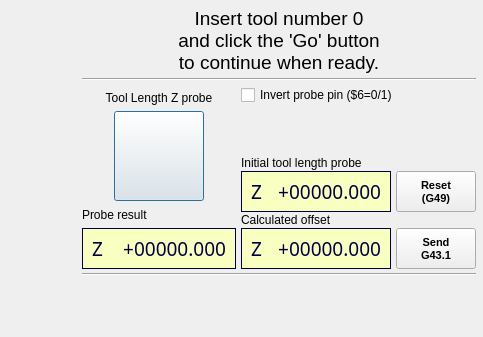
<?xml version="1.0" encoding="UTF-8"?>
<ui version="4.0">
 <comment>

 Copyright 2018-2022 Gauthier Brière (gauthier.briere &quot;at&quot; gmail.com)

 This file is part of cn5X

 cn5X is free software: you can redistribute it and/or modify it
  under the terms of the GNU General Public License as published by
 the Free Software Foundation, either version 3 of the License, or
 (at your option) any later version.

 cn5X is distributed in the hope that it will be useful, but
 WITHOUT ANY WARRANTY; without even the implied warranty of
 MERCHANTABILITY or FITNESS FOR A PARTICULAR PURPOSE.  See the
 GNU General Public License for more details.

 You should have received a copy of the GNU General Public License
 along with this program.  If not, see http://www.gnu.org/licenses/.

 </comment>
 <class>dlgToolChange</class>
 <widget class="QDialog" name="dlgToolChange">
  <property name="geometry">
   <rect>
    <x>0</x>
    <y>0</y>
    <width>483</width>
    <height>337</height>
   </rect>
  </property>
  <property name="sizePolicy">
   <sizepolicy hsizetype="Fixed" vsizetype="Fixed">
    <horstretch>0</horstretch>
    <verstretch>0</verstretch>
   </sizepolicy>
  </property>
  <property name="windowTitle">
   <string>Tool change</string>
  </property>
  <property name="windowIcon">
   <iconset resource="cn5X.qrc">
    <normaloff>:/cn5X/images/XYZAB.svg</normaloff>:/cn5X/images/XYZAB.svg</iconset>
  </property>
  <layout class="QHBoxLayout" name="horizontalLayout_3">
   <property name="spacing">
    <number>0</number>
   </property>
   <property name="leftMargin">
    <number>7</number>
   </property>
   <property name="topMargin">
    <number>7</number>
   </property>
   <property name="rightMargin">
    <number>7</number>
   </property>
   <property name="bottomMargin">
    <number>7</number>
   </property>
   <item>
    <widget class="QWidget" name="widget" native="true">
     <layout class="QVBoxLayout" name="verticalLayout_2" stretch="1,0,3">
      <property name="spacing">
       <number>0</number>
      </property>
      <property name="leftMargin">
       <number>0</number>
      </property>
      <property name="topMargin">
       <number>0</number>
      </property>
      <property name="rightMargin">
       <number>0</number>
      </property>
      <property name="bottomMargin">
       <number>0</number>
      </property>
      <item>
       <spacer name="verticalSpacer_2">
        <property name="orientation">
         <enum>Qt::Vertical</enum>
        </property>
        <property name="sizeHint" stdset="0">
         <size>
          <width>0</width>
          <height>0</height>
         </size>
        </property>
       </spacer>
      </item>
      <item>
       <widget class="QLabel" name="label_2">
        <property name="sizePolicy">
         <sizepolicy hsizetype="Fixed" vsizetype="Fixed">
          <horstretch>0</horstretch>
          <verstretch>0</verstretch>
         </sizepolicy>
        </property>
        <property name="minimumSize">
         <size>
          <width>75</width>
          <height>150</height>
         </size>
        </property>
        <property name="text">
         <string/>
        </property>
        <property name="pixmap">
         <pixmap resource="cn5X.qrc">:/cn5X/images/fraise.svg</pixmap>
        </property>
        <property name="scaledContents">
         <bool>true</bool>
        </property>
       </widget>
      </item>
      <item>
       <spacer name="verticalSpacer">
        <property name="orientation">
         <enum>Qt::Vertical</enum>
        </property>
        <property name="sizeHint" stdset="0">
         <size>
          <width>0</width>
          <height>0</height>
         </size>
        </property>
       </spacer>
      </item>
     </layout>
    </widget>
   </item>
   <item>
    <widget class="QWidget" name="widget" native="true">
     <layout class="QVBoxLayout" name="verticalLayout">
      <property name="spacing">
       <number>4</number>
      </property>
      <property name="leftMargin">
       <number>0</number>
      </property>
      <property name="topMargin">
       <number>0</number>
      </property>
      <property name="rightMargin">
       <number>0</number>
      </property>
      <property name="bottomMargin">
       <number>0</number>
      </property>
      <item>
       <widget class="QLabel" name="lblMessage">
        <property name="sizePolicy">
         <sizepolicy hsizetype="Expanding" vsizetype="Expanding">
          <horstretch>0</horstretch>
          <verstretch>0</verstretch>
         </sizepolicy>
        </property>
        <property name="font">
         <font>
          <pointsize>14</pointsize>
         </font>
        </property>
        <property name="text">
         <string>Insert tool number 0
and click the 'Go' button
to continue when ready.</string>
        </property>
        <property name="alignment">
         <set>Qt::AlignCenter</set>
        </property>
       </widget>
      </item>
      <item>
       <widget class="Line" name="line">
        <property name="orientation">
         <enum>Qt::Horizontal</enum>
        </property>
       </widget>
      </item>
      <item>
       <widget class="QWidget" name="qwProbe" native="true">
        <layout class="QHBoxLayout" name="horizontalLayout_2">
         <property name="spacing">
          <number>5</number>
         </property>
         <property name="leftMargin">
          <number>0</number>
         </property>
         <property name="topMargin">
          <number>0</number>
         </property>
         <property name="rightMargin">
          <number>0</number>
         </property>
         <property name="bottomMargin">
          <number>0</number>
         </property>
         <item>
          <widget class="QWidget" name="widget" native="true">
           <property name="minimumSize">
            <size>
             <width>150</width>
             <height>0</height>
            </size>
           </property>
           <layout class="QGridLayout" name="gridLayout">
            <property name="leftMargin">
             <number>0</number>
            </property>
            <property name="topMargin">
             <number>0</number>
            </property>
            <property name="rightMargin">
             <number>0</number>
            </property>
            <property name="bottomMargin">
             <number>0</number>
            </property>
            <property name="horizontalSpacing">
             <number>0</number>
            </property>
            <property name="verticalSpacing">
             <number>1</number>
            </property>
            <item row="0" column="0" colspan="3">
             <widget class="QLabel" name="label_27">
              <property name="toolTip">
               <string>Last Z probe measurement</string>
              </property>
              <property name="text">
               <string>Tool Length Z probe</string>
              </property>
              <property name="alignment">
               <set>Qt::AlignCenter</set>
              </property>
             </widget>
            </item>
            <item row="1" column="0">
             <spacer name="horizontalSpacer_2">
              <property name="orientation">
               <enum>Qt::Horizontal</enum>
              </property>
              <property name="sizeHint" stdset="0">
               <size>
                <width>28</width>
                <height>20</height>
               </size>
              </property>
             </spacer>
            </item>
            <item row="1" column="1">
             <widget class="cnQPushButton" name="btnProbeZ">
              <property name="sizePolicy">
               <sizepolicy hsizetype="Fixed" vsizetype="Fixed">
                <horstretch>0</horstretch>
                <verstretch>0</verstretch>
               </sizepolicy>
              </property>
              <property name="minimumSize">
               <size>
                <width>90</width>
                <height>90</height>
               </size>
              </property>
              <property name="maximumSize">
               <size>
                <width>90</width>
                <height>90</height>
               </size>
              </property>
              <property name="cursor">
               <cursorShape>PointingHandCursor</cursorShape>
              </property>
              <property name="toolTip">
               <string>Run probe in Z- direction.</string>
              </property>
              <property name="icon">
               <iconset resource="cn5X.qrc">
                <normaloff>:/cn5X/images/btnProbeZ-.svg</normaloff>:/cn5X/images/btnProbeZ-.svg</iconset>
              </property>
              <property name="iconSize">
               <size>
                <width>90</width>
                <height>90</height>
               </size>
              </property>
             </widget>
            </item>
            <item row="1" column="2">
             <spacer name="horizontalSpacer_3">
              <property name="orientation">
               <enum>Qt::Horizontal</enum>
              </property>
              <property name="sizeHint" stdset="0">
               <size>
                <width>28</width>
                <height>20</height>
               </size>
              </property>
             </spacer>
            </item>
            <item row="2" column="0" colspan="2">
             <widget class="QLabel" name="label_26">
              <property name="toolTip">
               <string>Last Z probe measurement</string>
              </property>
              <property name="text">
               <string>Probe result</string>
              </property>
             </widget>
            </item>
            <item row="3" column="0" colspan="3">
             <widget class="QFrame" name="qfProbeZResult">
              <property name="sizePolicy">
               <sizepolicy hsizetype="Expanding" vsizetype="Fixed">
                <horstretch>0</horstretch>
                <verstretch>0</verstretch>
               </sizepolicy>
              </property>
              <property name="minimumSize">
               <size>
                <width>150</width>
                <height>0</height>
               </size>
              </property>
              <property name="toolTip">
               <string>Last Z probe measurement</string>
              </property>
              <property name="styleSheet">
               <string notr="true">background-color: rgb(248, 255, 192);
color: rgb(0, 0, 63);</string>
              </property>
              <property name="frameShape">
               <enum>QFrame::Box</enum>
              </property>
              <layout class="QHBoxLayout" name="horizontalLayout_26">
               <property name="spacing">
                <number>6</number>
               </property>
               <property name="leftMargin">
                <number>9</number>
               </property>
               <property name="topMargin">
                <number>6</number>
               </property>
               <property name="rightMargin">
                <number>9</number>
               </property>
               <property name="bottomMargin">
                <number>6</number>
               </property>
               <item>
                <widget class="QLabel" name="lblLblPosZ_2">
                 <property name="sizePolicy">
                  <sizepolicy hsizetype="Expanding" vsizetype="Fixed">
                   <horstretch>1</horstretch>
                   <verstretch>0</verstretch>
                  </sizepolicy>
                 </property>
                 <property name="font">
                  <font>
                   <family>LED Calculator</family>
                   <pointsize>14</pointsize>
                  </font>
                 </property>
                 <property name="contextMenuPolicy">
                  <enum>Qt::CustomContextMenu</enum>
                 </property>
                 <property name="toolTip">
                  <string>Last Z probe measurement</string>
                 </property>
                 <property name="text">
                  <string notr="true">Z</string>
                 </property>
                </widget>
               </item>
               <item>
                <widget class="QLabel" name="lblLastProbZ">
                 <property name="sizePolicy">
                  <sizepolicy hsizetype="MinimumExpanding" vsizetype="Fixed">
                   <horstretch>3</horstretch>
                   <verstretch>0</verstretch>
                  </sizepolicy>
                 </property>
                 <property name="font">
                  <font>
                   <family>LED Calculator</family>
                   <pointsize>14</pointsize>
                  </font>
                 </property>
                 <property name="contextMenuPolicy">
                  <enum>Qt::CustomContextMenu</enum>
                 </property>
                 <property name="toolTip">
                  <string>Last Z probe measurement</string>
                 </property>
                 <property name="text">
                  <string notr="true">+00000.000</string>
                 </property>
                 <property name="alignment">
                  <set>Qt::AlignRight|Qt::AlignTrailing|Qt::AlignVCenter</set>
                 </property>
                </widget>
               </item>
              </layout>
             </widget>
            </item>
           </layout>
          </widget>
         </item>
         <item>
          <widget class="QWidget" name="widget" native="true">
           <layout class="QGridLayout" name="gridLayout_2">
            <property name="leftMargin">
             <number>0</number>
            </property>
            <property name="topMargin">
             <number>0</number>
            </property>
            <property name="rightMargin">
             <number>0</number>
            </property>
            <property name="bottomMargin">
             <number>0</number>
            </property>
            <property name="horizontalSpacing">
             <number>5</number>
            </property>
            <property name="verticalSpacing">
             <number>1</number>
            </property>
            <item row="4" column="0">
             <widget class="QLabel" name="label_37">
              <property name="toolTip">
               <string>Tool Z offset to use</string>
              </property>
              <property name="text">
               <string>Calculated offset</string>
              </property>
             </widget>
            </item>
            <item row="5" column="0" colspan="2">
             <widget class="QFrame" name="qfProbeZResult_11">
              <property name="sizePolicy">
               <sizepolicy hsizetype="Expanding" vsizetype="Fixed">
                <horstretch>0</horstretch>
                <verstretch>0</verstretch>
               </sizepolicy>
              </property>
              <property name="minimumSize">
               <size>
                <width>150</width>
                <height>0</height>
               </size>
              </property>
              <property name="toolTip">
               <string>Tool Z offset to use</string>
              </property>
              <property name="styleSheet">
               <string notr="true">background-color: rgb(248, 255, 192);
color: rgb(0, 0, 63);</string>
              </property>
              <property name="frameShape">
               <enum>QFrame::Box</enum>
              </property>
              <layout class="QHBoxLayout" name="horizontalLayout_30">
               <property name="spacing">
                <number>6</number>
               </property>
               <property name="leftMargin">
                <number>9</number>
               </property>
               <property name="topMargin">
                <number>6</number>
               </property>
               <property name="rightMargin">
                <number>9</number>
               </property>
               <property name="bottomMargin">
                <number>6</number>
               </property>
               <item>
                <widget class="QLabel" name="lblLblPosZ_12">
                 <property name="sizePolicy">
                  <sizepolicy hsizetype="Expanding" vsizetype="Fixed">
                   <horstretch>1</horstretch>
                   <verstretch>0</verstretch>
                  </sizepolicy>
                 </property>
                 <property name="font">
                  <font>
                   <family>LED Calculator</family>
                   <pointsize>14</pointsize>
                  </font>
                 </property>
                 <property name="contextMenuPolicy">
                  <enum>Qt::CustomContextMenu</enum>
                 </property>
                 <property name="toolTip">
                  <string>Tool Z offset to use</string>
                 </property>
                 <property name="text">
                  <string notr="true">Z</string>
                 </property>
                </widget>
               </item>
               <item>
                <widget class="QLabel" name="lblToolOffset">
                 <property name="sizePolicy">
                  <sizepolicy hsizetype="MinimumExpanding" vsizetype="Fixed">
                   <horstretch>3</horstretch>
                   <verstretch>0</verstretch>
                  </sizepolicy>
                 </property>
                 <property name="font">
                  <font>
                   <family>LED Calculator</family>
                   <pointsize>14</pointsize>
                  </font>
                 </property>
                 <property name="contextMenuPolicy">
                  <enum>Qt::CustomContextMenu</enum>
                 </property>
                 <property name="toolTip">
                  <string>Tool Z offset to use</string>
                 </property>
                 <property name="text">
                  <string notr="true">+00000.000</string>
                 </property>
                 <property name="alignment">
                  <set>Qt::AlignRight|Qt::AlignTrailing|Qt::AlignVCenter</set>
                 </property>
                </widget>
               </item>
              </layout>
             </widget>
            </item>
            <item row="1" column="1">
             <spacer name="verticalSpacer_3">
              <property name="orientation">
               <enum>Qt::Vertical</enum>
              </property>
              <property name="sizeHint" stdset="0">
               <size>
                <width>20</width>
                <height>50</height>
               </size>
              </property>
             </spacer>
            </item>
            <item row="3" column="0" colspan="2">
             <widget class="QFrame" name="qfProbeZResult_10">
              <property name="sizePolicy">
               <sizepolicy hsizetype="Expanding" vsizetype="Fixed">
                <horstretch>0</horstretch>
                <verstretch>0</verstretch>
               </sizepolicy>
              </property>
              <property name="minimumSize">
               <size>
                <width>150</width>
                <height>0</height>
               </size>
              </property>
              <property name="toolTip">
               <string>Initial Z coordinate of tool tip probe</string>
              </property>
              <property name="styleSheet">
               <string notr="true">background-color: rgb(248, 255, 192);
color: rgb(0, 0, 63);</string>
              </property>
              <property name="frameShape">
               <enum>QFrame::Box</enum>
              </property>
              <layout class="QHBoxLayout" name="horizontalLayout_29">
               <property name="spacing">
                <number>6</number>
               </property>
               <property name="leftMargin">
                <number>9</number>
               </property>
               <property name="topMargin">
                <number>6</number>
               </property>
               <property name="rightMargin">
                <number>9</number>
               </property>
               <property name="bottomMargin">
                <number>6</number>
               </property>
               <item>
                <widget class="QLabel" name="lblLblPosZ_11">
                 <property name="sizePolicy">
                  <sizepolicy hsizetype="Expanding" vsizetype="Fixed">
                   <horstretch>1</horstretch>
                   <verstretch>0</verstretch>
                  </sizepolicy>
                 </property>
                 <property name="font">
                  <font>
                   <family>LED Calculator</family>
                   <pointsize>14</pointsize>
                  </font>
                 </property>
                 <property name="contextMenuPolicy">
                  <enum>Qt::CustomContextMenu</enum>
                 </property>
                 <property name="toolTip">
                  <string>Initial Z coordinate of tool tip probe</string>
                 </property>
                 <property name="text">
                  <string notr="true">Z</string>
                 </property>
                </widget>
               </item>
               <item>
                <widget class="QLabel" name="lblInitToolLength">
                 <property name="sizePolicy">
                  <sizepolicy hsizetype="MinimumExpanding" vsizetype="Fixed">
                   <horstretch>3</horstretch>
                   <verstretch>0</verstretch>
                  </sizepolicy>
                 </property>
                 <property name="font">
                  <font>
                   <family>LED Calculator</family>
                   <pointsize>14</pointsize>
                  </font>
                 </property>
                 <property name="contextMenuPolicy">
                  <enum>Qt::CustomContextMenu</enum>
                 </property>
                 <property name="toolTip">
                  <string>Initial Z coordinate of tool tip probe</string>
                 </property>
                 <property name="text">
                  <string notr="true">+00000.000</string>
                 </property>
                 <property name="alignment">
                  <set>Qt::AlignRight|Qt::AlignTrailing|Qt::AlignVCenter</set>
                 </property>
                </widget>
               </item>
              </layout>
             </widget>
            </item>
            <item row="3" column="2">
             <widget class="QPushButton" name="btnG49">
              <property name="sizePolicy">
               <sizepolicy hsizetype="Preferred" vsizetype="Preferred">
                <horstretch>0</horstretch>
                <verstretch>0</verstretch>
               </sizepolicy>
              </property>
              <property name="font">
               <font>
                <pointsize>8</pointsize>
                <weight>75</weight>
                <bold>true</bold>
               </font>
              </property>
              <property name="cursor">
               <cursorShape>PointingHandCursor</cursorShape>
              </property>
              <property name="toolTip">
               <string>Reset initial result to last Z probe result and cancel tool offset (send G49)</string>
              </property>
              <property name="text">
               <string>Reset
(G49)</string>
              </property>
              <property name="iconSize">
               <size>
                <width>0</width>
                <height>0</height>
               </size>
              </property>
             </widget>
            </item>
            <item row="2" column="0" colspan="2">
             <widget class="QLabel" name="label_36">
              <property name="toolTip">
               <string>Initial Z coordinate of tool tip probe</string>
              </property>
              <property name="text">
               <string>Initial tool length probe</string>
              </property>
             </widget>
            </item>
            <item row="5" column="2">
             <widget class="QPushButton" name="btnG43_1">
              <property name="sizePolicy">
               <sizepolicy hsizetype="Preferred" vsizetype="Preferred">
                <horstretch>0</horstretch>
                <verstretch>0</verstretch>
               </sizepolicy>
              </property>
              <property name="font">
               <font>
                <pointsize>8</pointsize>
                <weight>75</weight>
                <bold>true</bold>
               </font>
              </property>
              <property name="cursor">
               <cursorShape>PointingHandCursor</cursorShape>
              </property>
              <property name="toolTip">
               <string>Set new tool length offset (G43.1) with the last measure</string>
              </property>
              <property name="text">
               <string>Send
G43.1</string>
              </property>
             </widget>
            </item>
            <item row="0" column="0" colspan="3">
             <widget class="QCheckBox" name="chkInvertProbePin">
              <property name="toolTip">
               <string>Check/Uncheck to invert the probe pin logic:
- Unchecked: probe pin normaly open,
- Checked: probe pin normaly close.</string>
              </property>
              <property name="text">
               <string>Invert probe pin ($6=0/1)</string>
              </property>
             </widget>
            </item>
           </layout>
          </widget>
         </item>
        </layout>
       </widget>
      </item>
      <item>
       <widget class="Line" name="line_2">
        <property name="orientation">
         <enum>Qt::Horizontal</enum>
        </property>
       </widget>
      </item>
      <item>
       <widget class="QWidget" name="qwButtons" native="true">
        <layout class="QHBoxLayout" name="horizontalLayout">
         <property name="leftMargin">
          <number>0</number>
         </property>
         <property name="topMargin">
          <number>0</number>
         </property>
         <property name="rightMargin">
          <number>0</number>
         </property>
         <property name="bottomMargin">
          <number>0</number>
         </property>
         <item>
          <spacer name="horizontalSpacer">
           <property name="orientation">
            <enum>Qt::Horizontal</enum>
           </property>
           <property name="sizeHint" stdset="0">
            <size>
             <width>266</width>
             <height>20</height>
            </size>
           </property>
          </spacer>
         </item>
         <item>
          <widget class="cnQPushButton" name="btnGo">
           <property name="sizePolicy">
            <sizepolicy hsizetype="Fixed" vsizetype="Fixed">
             <horstretch>0</horstretch>
             <verstretch>0</verstretch>
            </sizepolicy>
           </property>
           <property name="minimumSize">
            <size>
             <width>50</width>
             <height>50</height>
            </size>
           </property>
           <property name="maximumSize">
            <size>
             <width>50</width>
             <height>50</height>
            </size>
           </property>
           <property name="cursor">
            <cursorShape>PointingHandCursor</cursorShape>
           </property>
           <property name="toolTip">
            <string>Continue with new tool</string>
           </property>
           <property name="styleSheet">
            <string notr="true">border-radius: 25;</string>
           </property>
           <property name="text">
            <string/>
           </property>
           <property name="icon">
            <iconset resource="cn5X.qrc">
             <normaloff>:/cn5X/images/btnGo.svg</normaloff>:/cn5X/images/btnGo.svg</iconset>
           </property>
           <property name="iconSize">
            <size>
             <width>50</width>
             <height>50</height>
            </size>
           </property>
          </widget>
         </item>
         <item>
          <widget class="cnQPushButton" name="btnStop">
           <property name="sizePolicy">
            <sizepolicy hsizetype="Fixed" vsizetype="Fixed">
             <horstretch>0</horstretch>
             <verstretch>0</verstretch>
            </sizepolicy>
           </property>
           <property name="minimumSize">
            <size>
             <width>50</width>
             <height>50</height>
            </size>
           </property>
           <property name="maximumSize">
            <size>
             <width>16777215</width>
             <height>16777215</height>
            </size>
           </property>
           <property name="cursor">
            <cursorShape>PointingHandCursor</cursorShape>
           </property>
           <property name="toolTip">
            <string>Stop current job</string>
           </property>
           <property name="styleSheet">
            <string notr="true">border-radius: 25;</string>
           </property>
           <property name="text">
            <string/>
           </property>
           <property name="icon">
            <iconset resource="cn5X.qrc">
             <normaloff>:/cn5X/images/btnStop.svg</normaloff>:/cn5X/images/btnStop.svg</iconset>
           </property>
           <property name="iconSize">
            <size>
             <width>50</width>
             <height>50</height>
            </size>
           </property>
          </widget>
         </item>
        </layout>
       </widget>
      </item>
     </layout>
    </widget>
   </item>
  </layout>
 </widget>
 <customwidgets>
  <customwidget>
   <class>cnQPushButton</class>
   <extends>QPushButton</extends>
   <header>cnQPushButton</header>
  </customwidget>
 </customwidgets>
 <resources>
  <include location="cn5X.qrc"/>
  <include location="cn5X.qrc"/>
 </resources>
 <connections/>
</ui>
